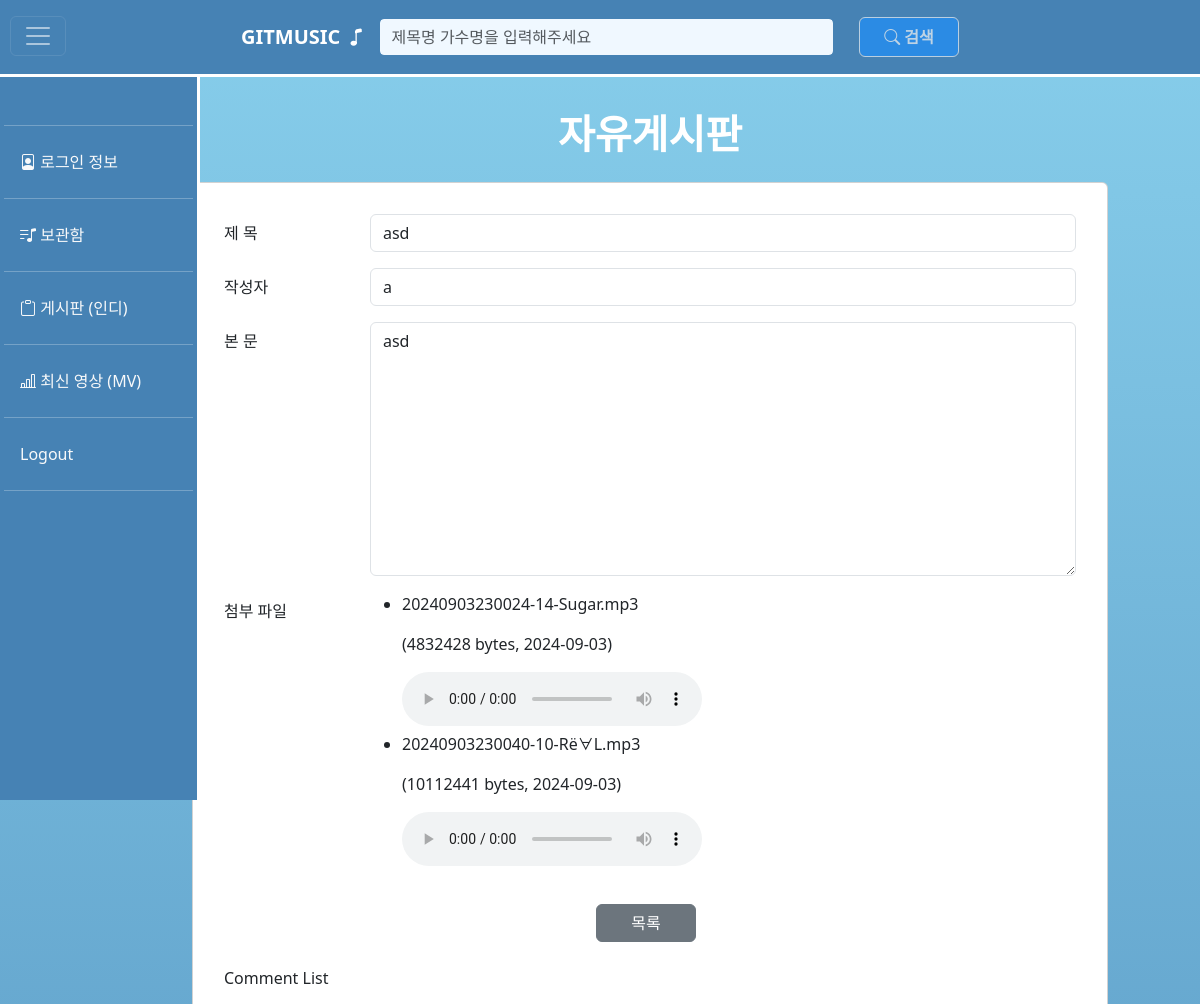
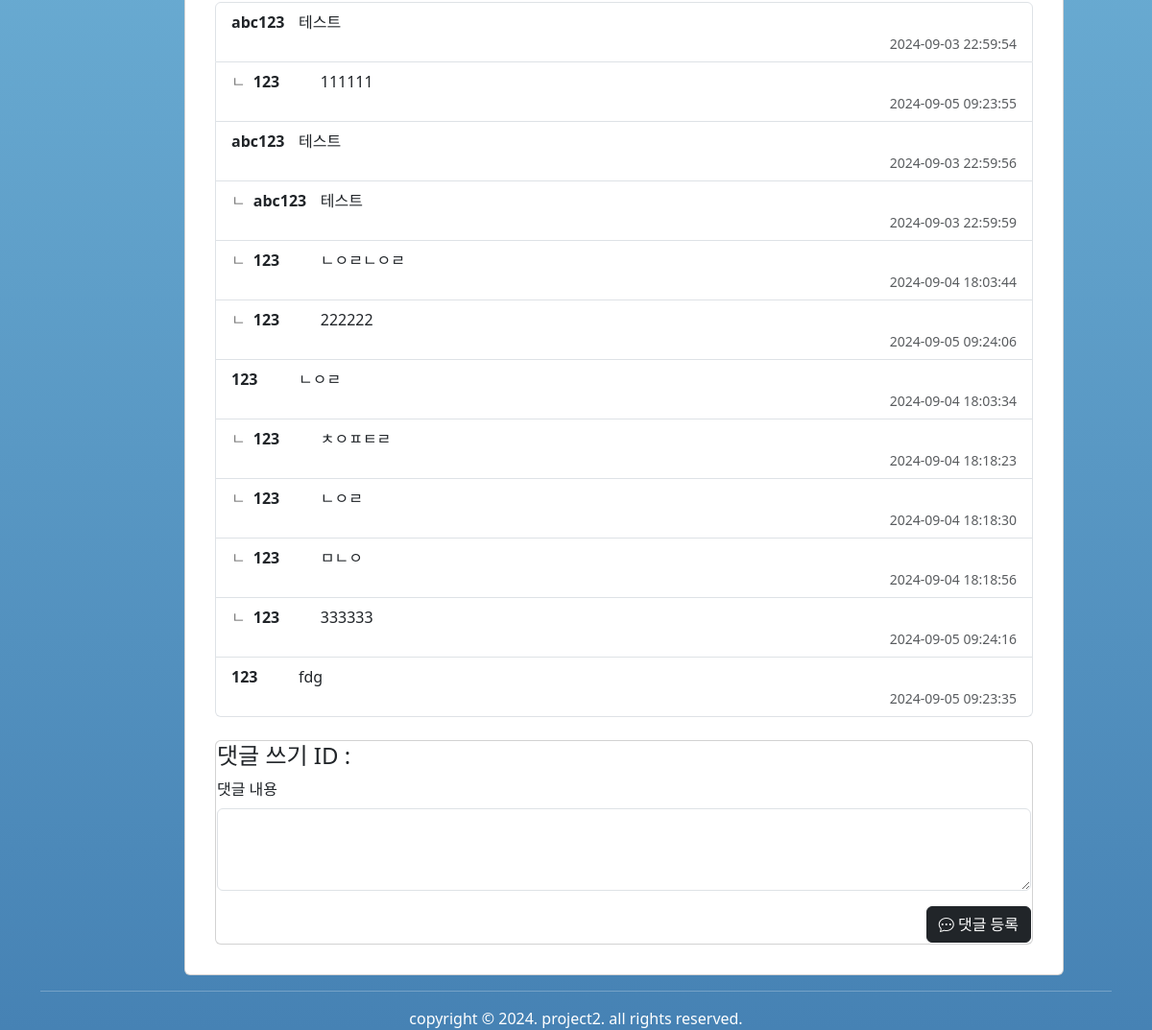
The app's page /board/view/1 with its own data (2 pictures, top to bottom).
### app/model/board.py (models this page shows)
class Board(Base):
    __tablename__ = 'board'
    bno: Mapped[int] = mapped_column(primary_key=True, autoincrement=True, index=True)
    title: Mapped[str] = mapped_column(String(30),index=True)
    userid: Mapped[str] = mapped_column(String(20),ForeignKey('member.userid')) # Member의 userid
    regdate: Mapped[datetime] = mapped_column(default=datetime.now)
    views: Mapped[int] = mapped_column(default=0)
    contents: Mapped[str]= mapped_column(Text)
    files = relationship("BoardFile", back_populates="board", cascade="all, delete-orphan")
    replys = relationship('Reply', back_populates='board', cascade="all, delete-orphan")

class BoardFile(Base):
    __tablename__ = 'boardfile'
    fno: Mapped[int] = mapped_column(primary_key=True, autoincrement=True, index=True)
    bno: Mapped[int] = mapped_column(ForeignKey('board.bno'), index=True)
    fname: Mapped[str] = mapped_column(String(50),nullable=False)
    fsize: Mapped[int] = mapped_column(default=0)
    regdate: Mapped[datetime] = mapped_column(default=datetime.now)
    board = relationship("Board", back_populates="files")

class Reply(Base):
    __tablename__ = 'reply'
    rno: Mapped[int] = mapped_column(primary_key=True, autoincrement=True, index=True)
    reply: Mapped[str] = mapped_column(String(250),index=True)
    userid: Mapped[str] = mapped_column(String(20),ForeignKey('member.userid'), index=True)
    regdate: Mapped[datetime] = mapped_column(default=lambda: datetime.now().replace(microsecond=0))
    bno: Mapped[int] = mapped_column(ForeignKey('board.bno'))
    rpno: Mapped[int] = mapped_column(ForeignKey('reply.rno'))
    board = relationship('Board', back_populates='replys')

### app/routes/board.py (the view)
@board_router.get("/view/{bno}", response_class=HTMLResponse)
async def view(req: Request, bno: int, db: Session = Depends(get_db)):
    try:
        boards = BoardService.selectone_board(bno, db)
        current_userid = req.session.get('logined_uid')
        is_author = (str(current_userid) == str(boards.userid))
        return templates.TemplateResponse('board/view.html',
                                          {'request': req, 'boards': boards, 'is_author': is_author})
    except Exception as ex:
        print(f'▷▷▷ view에서 오류 발생: {str(ex)}')
        return RedirectResponse(url='/member/error', status_code=303)

### views/templates/board/view.html (shortened to what this page needs)
{% extends 'include/base.html' %}
{% block main %}
<main>
    <h2 class="text-center mb-4"><a class="mainpage" href="/board/list/1">자유게시판</a></h2>
    <div class="card" style="padding: 30px">
        <div class="card-body">
            <div class="mb-3 row">
                <label for="title" class="col-sm-2 col-form-label">제 목</label>
                <div class="col-sm-10">
                    <div type="text" class="form-control" id="title" readonly>
                        {{ boards.title }}
                    </div>
                </div>
            </div>
            <div class="mb-3 row">
                <label for="userid" class="col-sm-2 col-form-label">작성자</label>
                <div class="col-sm-10">
                    <div type="text" class="form-control" id="userid" readonly>
                        {{ boards.userid }}
                    </div>
                </div>
            </div>
            <div class="mb-3 row">
                <label for="contents" class="col-sm-2 col-form-label">본 문</label>
                <div class="col-sm-10">
                    <textarea class="form-control" id="contents" rows="10" readonly>{{ boards.contents }}</textarea>
                </div>
            </div>
            <div class="mb-3 row">
                <label class="col-sm-2 col-form-label">첨부 파일</label>
                <div class="col-sm-10">
                    {% if boards.files %}
                    <ul>
                        {% for file in boards.files %}
                        {% if file.fname.endswith('.mp3') %}
                        <li>
                            <p>{{ file.fname }}</p>
                            <p>({{ file.fsize }} bytes, {{ file.regdate.strftime('%Y-%m-%d') }})</p>
                            <audio controls>
                                <source src="/files/{{ file.fname }}" type="audio/mpeg">
                            </audio>
                        </li>
                        {% endif %}
                        {% endfor %}
                    </ul>
                    {% else %}
                    <p>첨부 파일이 없습니다.</p>
                    {% endif %}
                </div>
            </div>
                <div class="text-center mb-4">
                    <button type="button" class="btn btn-secondary me-2" onclick="location.href='/board/list/1'">목록</button>
                </div>
                <p>Comment List</p>
                <div class="mb-4">
                    <ul class="list-group">
                        {% for rp in boards.replys %}
                        <li class="list-group-item {% if rp.rno != rp.rpno %}reply-item{% endif %}">
                            <div class="comment-main">
                                {% if rp.rno != rp.rpno %}
                                <span class="reply-symbol">ㄴ</span>
                                {% endif %}
                                <strong>{{ rp.userid }}</strong>
                                <span class="comment-text">{{ rp.reply }}</span>
                            </div>
                            <small class="text-muted pushend">{{ rp.regdate }}
                            </small>
                        </li>
                        {% endfor %}
                    </ul>
                </div>
                <div class="card mt-4">
                    <div class="card-body">
                        <h4 class="card-title">댓글 쓰기 ID : {{ request.session.logined_uid }}</h4>
                        <form name="replyfrm" id="replyfrm" class="form-group row">
                            <div class="mb-3">
                                <label for="reply" class="form-label">댓글 내용</label>
                                <textarea class="form-control" name="reply" id="reply" rows="3" required></textarea>
                            </div>
                            <div class="text-end">
                                <button class="btn btn-dark pushbtm" type="submit" id="newbrbtn"><i class="bi bi-chat-dots"></i> 댓글 등록</button>
                            </div>
                        </form>
                    </div>
                </div>
            </div>
        </div>
</main>
{% endblock %}

### views/templates/board/view.html (style rules this page uses)
.pushend { float: right }
.comment-main { display: flex; justify-content: flex-start; align-items: center; }
.comment-main strong { min-width: 60px; margin-right: 10px; }
.reply-symbol { margin-right: 8px; color: gray; }
.comment-text { flex: 1; word-wrap: break-word; overflow-wrap: break-word; white-space: normal; word-break: break-word; hyphens: auto; }
h2.text-center { margin-top: 100px; }
.mainpage { color: white; text-decoration: none; font-weight: bold; font-size: 40px; }

### views/templates/include/header.html (style rules this page uses)
body { background: linear-gradient(to bottom, #87CEEB, #4682B4) fixed; color: white; margin: 0; padding: 0; }
.btn { min-width: 100px }

### views/templates/include/sidebar.html (style rules this page uses)
body, html { margin: 0; padding: 0; height: 100%; }

### views/templates/include/musicinfo.html (style rules this page uses)
main { margin: 110px 50px 0 150px; transition: margin 0.5s ease; min-height: 1800px; }
.row { display: flex; justify-content: flex-start; }
.card-body { padding: 1px }

### records on screen
Board: title "asd", userid "a", contents "asd"
BoardFile: fname "20240903230024-14-Sugar.mp3", fsize "4832428", regdate "2024-09-03"
BoardFile: fname "20240903230040-10-Rё∀L.mp3", fsize "10112441", regdate "2024-09-03"
Reply: userid "abc123", reply "테스트", regdate "2024-09-03 22:59:54"
Reply: shows "ㄴ", userid "123", reply "111111", regdate "2024-09-05 09:23:55"
Reply: userid "abc123", reply "테스트", regdate "2024-09-03 22:59:56"
Reply: shows "ㄴ", userid "abc123", reply "테스트", regdate "2024-09-03 22:59:59"
Reply: shows "ㄴ", userid "123", reply "ㄴㅇㄹㄴㅇㄹ", regdate "2024-09-04 18:03:44"
Reply: shows "ㄴ", userid "123", reply "222222", regdate "2024-09-05 09:24:06"
Reply: userid "123", reply "ㄴㅇㄹ", regdate "2024-09-04 18:03:34"
Reply: shows "ㄴ", userid "123", reply "ㅊㅇㅍㅌㄹ", regdate "2024-09-04 18:18:23"
Reply: shows "ㄴ", userid "123", reply "ㄴㅇㄹ", regdate "2024-09-04 18:18:30"
Reply: shows "ㄴ", userid "123", reply "ㅁㄴㅇ", regdate "2024-09-04 18:18:56"
Reply: shows "ㄴ", userid "123", reply "333333", regdate "2024-09-05 09:24:16"
Reply: userid "123", reply "fdg", regdate "2024-09-05 09:23:35"
